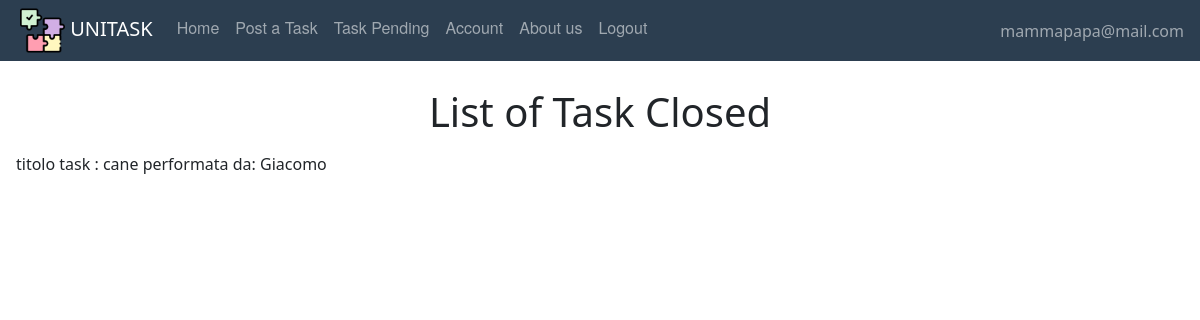
The app's page /taskpending (signed in), older data.
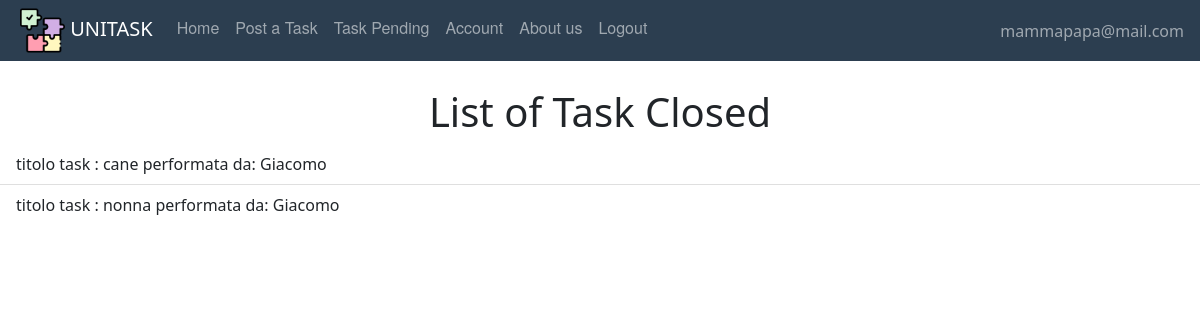
The same page, newer data.
### website/models.py (models this page shows, shortened)
class User(db.Model, UserMixin):
    id = db.Column(db.Integer, primary_key=True)
    email = db.Column(db.String(150), unique=True)
    password = db.Column(db.String(150))
    first_name = db.Column(db.String(150))
    surname = db.Column(db.String(150))
    description = db.Column(db.String(150))
    type = db.Column(db.String(20))
    reviewsposted = db.relationship('Review', foreign_keys='Review.id_reviewer',
                                    backref='author')
    reviewsreceived = db.relationship('Review', foreign_keys='Review.id_reviewed',
                                      backref='received')
    __mapper_args__ = {
        'polymorphic_on': type,
        'polymorphic_identity': 'user',
    }

class Offer(db.Model, UserMixin):
    id = db.Column(db.Integer, primary_key=True)
    title = db.Column(db.String(150))
    description = db.Column(db.String(150))
    address = db.Column(db.String(150))
    placeId = db.Column(db.String(150))
    lat = db.Column(db.Float)
    lng = db.Column(db.Float)
    date = db.Column(db.DateTime(timezone=True), default=func.now())
    isAss = db.Column(db.Boolean, default=False)
    date_task = db.Column(db.DateTime(timezone=True))
    id_adult = db.Column(db.Integer, db.ForeignKey('adult.id'))
    scelta = db.Column(db.Integer, db.ForeignKey('student.id'))
    isPerf = db.Column(db.Boolean, default=False)
    rece = db.relationship('Review', backref='recensione')
    isClosed = db.Column(db.Boolean, default=False)

### website/views.py (the view)
@views.route('/taskpending')
def taskpending():
    pending = []
    for task in current_user.tasks:
        if task.isAss:
            pending.append(task)
        if task.isAss == False and task.isPerf == True:
            pending.append(task)
    return render_template("Adult/taskspending.html", user=current_user, pending=pending)

### website/__init__.py (called while the page is built)
def create_app():
    app = Flask(__name__)
    app.config['SECRET_KEY'] = 'atrebunfigoassurdo'
    app.config['SQLALCHEMY_DATABASE_URI'] = 'sqlite:///'+ DB_NAME
    db.init_app(app)
    from .views import views  # We imported the name of the blueprint
    from .auth import auth
    app.register_blueprint(views, url_prefix="/")  # Stiamo dicendo come sono definite le pagine e dove sono
    app.register_blueprint(auth, url_prefix="/")
    from .models import User, Offer, Adult, Student
    create_database(app)
    login_manager = LoginManager()
    login_manager.login_view = 'auth.login'  # dove vogliamo mandare l'user se non loggato
    login_manager.init_app(app)
    @login_manager.user_loader
    def load_user(id):
        return User.query.get(int(id))
    return app

### website/templates/Adult/taskspending.html (shortened to what this page needs)
{% extends "base.html" %} {% block title %}Task to be performed{% endblock %} {% block content%}
    <br />
    <h1 align="center">List of Task Closed</h1>
<ul class="list-group list-group-flush" id="offers">
    {%  if pending|length != 0 %}
      {% for offer in pending %}
                <li class="list-group-item">
                    titolo task : {{ offer.title }}
                    performata da: {{ offer.performer.first_name }}
              <br/>
      {% endfor %}
    {% else %}
        No task pending
    {% endif %}
</ul>
{% endblock %}

### website/templates/base.html (shortened to what this page needs)
<!DOCTYPE html>
<html lang="">
  <head>
      <link href="/static/css/style.css" rel="stylesheet">
      <link href="https://cdn.jsdelivr.net/npm/bootstrap@5.0.2/dist/css/bootstrap.min.css" rel="stylesheet">
  </head>
  <body>
  <nav class="navbar fixed-top navbar-expand-lg navbar-dark">
    <ul class="navbar-nav mr-auto">
    <li>
    <a style="padding-left:1em;" class="navbar-brand" href="#">
        <img src="/static/images/pic/puzzle.png" width="45" height="45"/>
        UNITASK
    </a></li>
            {% if user.is_authenticated %}
                {% if user.type=='adult' %}
                    <li class="nav-item"><a class="nav-link" id="home" href="/">Home</a></li>
                    <li class="nav-item"><a class="nav-link" id="posttask" href="/posttask">Post a Task</a></li>
                    <li class="nav-item"><a class="nav-link" id="offer" href="/taskpending">Task Pending</a></li>
                    <li class="nav-item"><a class="nav-link" id="account" href="/account">Account</a></li>
                    <li class="nav-item"><a class="nav-link" id="aboutus" href="/about_us">About us</a></li>
                    <li class="nav-item"><a class="nav-link" id="logout" href="/logout">Logout</a></li>
                    {% endif %}
                </ul>
                <ul class="navbar-nav ms-auto">
                <li class="nav-item">
                    <span style="padding-right:1em;" class="navbar-text d-flex justify-content-end">
                     {{ user.email}}
                       </span>
                </li>
                </ul>
                    {% else %}
                <li class="nav-item"><a class="nav-link" id="sign_up" href="/sign_up">Signup</a></li>
                <li class="nav-item"><a class="nav-link" id="login" href="/login">Login</a>
                <li class="nav-item"> <a class="nav-link" id="aboutus" href="/about_us">About us</a></li>
            {% endif %}
</nav>
    {% block content %}
    {% endblock %}
  </body>
</html>

### website/static/css/style.css (style rules this page uses)
body { padding-top:4em; }
.navbar { list-style-type: none; margin: 0; padding: 0; overflow: hidden; background-color: #2c3e50; }
.nav-link { display: block; color: white; text-align: center; padding: 14px 16px; text-decoration: none; font-family: "Helvetica Neue", Helvetica, Arial, sans-serif; }

Row changes from the older to the newer data that the page shows:
now on this page (row edited): Offer: title "nonna", performer.first_name "Giacomo"
